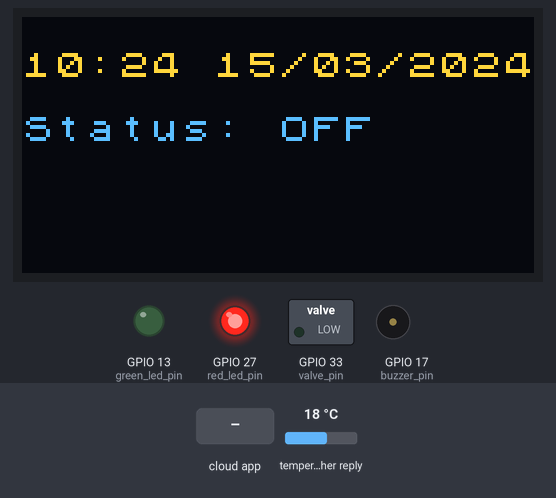
A sketch run on a simulated ESP32. Shown: 128×64 one-colour display, switched loads named in the sketch (green lamp = pin HIGH), output pins drawn as LEDs (lit = HIGH), buzzer (waves = sounding). The inputs (shaded band) are chosen by the test bench; at power-on: temperature in the weather reply 18 °C. The OLED is the two-colour kind (top 16 rows yellow); WiFi joins after 1.5 s; servers stay silent unless stated; the local clock reads 2024-03-15 10:24:30 at power-on unless the sketch sets it; web services answer with replies made up by the test bench; what the sketch prints to the serial monitor is not drawn.

Above: at 10.8 s.
10.9 s: the phone or cloud app sets valve_button to 0
At 11.15 s:
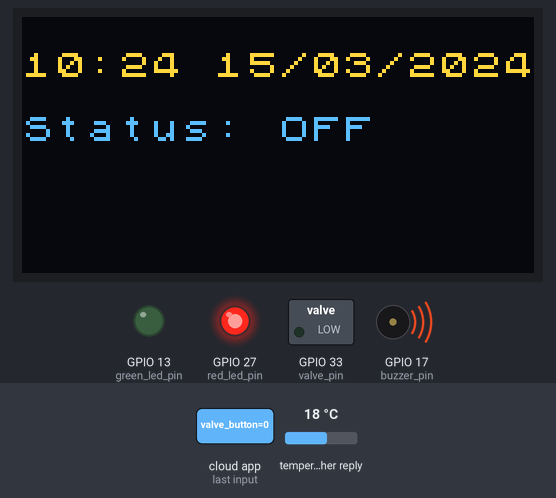
12.9 s: the phone or cloud app sets valve_button to 1
At 16.7 s:
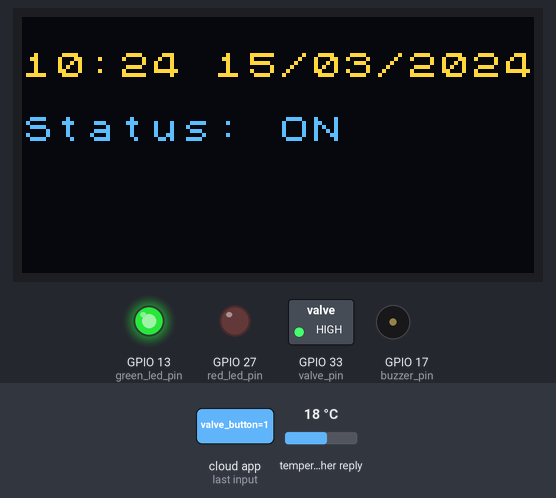
At 61.1 s:
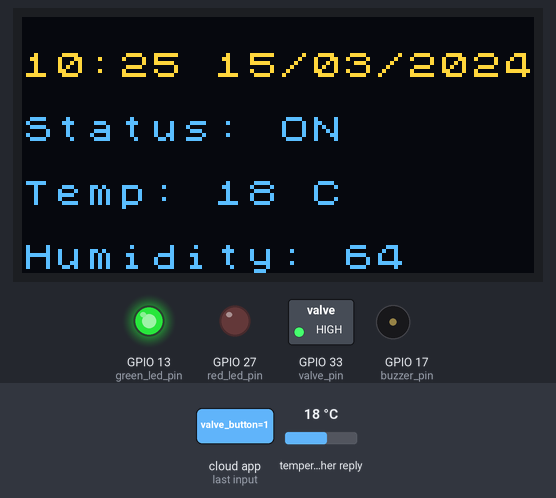
Timing chart, 0 to 61.7 s (numbered marks = the images above; inputs shaded):
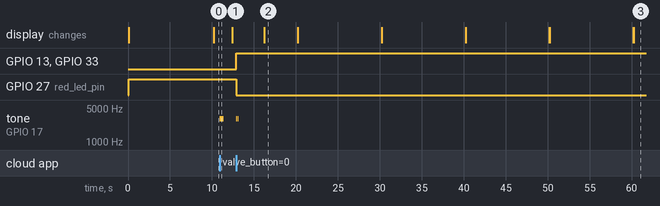

Measured:
- after the input at 10.9 s, tone on GPIO 17 (buzzer_pin): silent → 3000 Hz at once, → silent 0.50 s later
- after the input at 12.9 s, GPIO 13 (green_led_pin), GPIO 33 (valve_pin): LOW → HIGH at once; GPIO 27 (red_led_pin): HIGH → LOW at once; tone on GPIO 17 (buzzer_pin): alternates 3000 Hz for 0.10 s and silent for 0.10 s, 4 changes in all, then stays silent, starting at once; the display: first differs from a run without the input after 3.3 s (image 2)
- what the display in image 2 shows lasts 4.0 s, from 16.2 s to 20.2 s

The sketch:

watering_system_software.ino
```cpp
//Code written by: Mohamed Adam Jemal

//Disclaimer

/*
  This Arduino code for this smart watering system is an open source and free to use, modify and distribute.

  You are welcome to:
  - Use this code for personal or commercial projects.
  - Modify and adapt this code to suit your needs.
  - Share this code with others.

  If you distribute or share this code, please retain this disclaimer.

  Thank you for contributing to the open-source community!
*/

#include <U8g2lib.h>
#include <HTTPClient.h>
#include <ArduinoJson.h>
#include <ArduinoIoTCloud.h>
#include <Arduino_ConnectionHandler.h>

#define valve_pin 33
#define buzzer_pin 17
#define green_led_pin 13
#define red_led_pin 27

U8X8_SH1106_128X64_NONAME_HW_I2C u8x8(U8X8_PIN_NONE); //OLED Screen Initialization


const char SSID[] = ""; //Your Network SSID (name)
const char PASS[] = ""; //Your Network password
const char DEVICE_LOGIN_NAME[] = "";  //Your Device ID (Given by the Arduino IoT Cloud Platform)
const char DEVICE_KEY[] = ""; // Your Device Secret Key (Given by the Arduino IoT Cloud Platform)

WiFiConnectionHandler ArduinoIoTPreferredConnection(SSID, PASS);

unsigned long lastWeatherUpdate = 0;   // Variable to store the last weather update time
unsigned long lastTimeUpdate = 0;      // Variable to store the last Time update time
unsigned long valveStartTime = 0; // Variable to store the time when the valve was opened
bool valveOpend = false;           // Flag to indicate if the valve is currently open
const unsigned long valveMaxTime = 3600000; //The valve can be opened for a maximum of one hour, measured in milliseconds.
CloudTemperature temp_gauge;
CloudRelativeHumidity hum_gauge;
bool valve_button;


void setup()
{
  pinMode(valve_pin, OUTPUT);
  pinMode(buzzer_pin, OUTPUT);
  pinMode(green_led_pin, OUTPUT);
  pinMode(red_led_pin, OUTPUT);

  u8x8.begin();
  u8x8.setPowerSave(0);
  u8x8.clearDisplay();
  u8x8.setFont(u8x8_font_chroma48medium8_r);
  u8x8.drawString(0, 3, "Status: OFF");

  red_Led(); // Turn on red LED at startup

  // Initialize serial and wait for port to open:
  Serial.begin(9600);
  // This delay gives the chance to wait for a Serial Monitor without blocking if none is found
  delay(1500);

  // Defined in thingProperties.h
  initProperties();

  // Connect to Arduino IoT Cloud
  ArduinoCloud.begin(ArduinoIoTPreferredConnection);

  /*
     The following function allows you to obtain more information
     related to the state of network and IoT Cloud connection and errors
     the higher number the more granular information you’ll get.
     The default is 0 (only errors).
     Maximum is 4
 */
  setDebugMessageLevel(2);
  ArduinoCloud.printDebugInfo();

}

void loop()
{
  ArduinoCloud.update();

  unsigned long currentMillis = millis();

  if (valveOpend) {
    // Check if the valve has been open for more than 2 minutes
    if (millis() - valveStartTime >= valveMaxTime) {
      valve_end(); // Close the valve
      valveOpend = false; // Update the flag
      valve_button = false;
    }
  }

  if (currentMillis - lastTimeUpdate >= 10000)
  {
    // Update the last update time
    lastTimeUpdate = currentMillis;

    // Perform the time update
    updateTime();
  }

  // Check if it's time to update weather
  if (currentMillis - lastWeatherUpdate >= 60000)
  {
    // Update the last update time
    lastWeatherUpdate = currentMillis;

    // Perform the weather update
    updateWeather();
  }
}


void initProperties()
{
  ArduinoCloud.setBoardId(DEVICE_LOGIN_NAME);
  ArduinoCloud.setSecretDeviceKey(DEVICE_KEY);
  ArduinoCloud.addProperty(valve_button, READWRITE, ON_CHANGE, onValveButtonChange);
  ArduinoCloud.addProperty(hum_gauge, READ, ON_CHANGE, NULL);
  ArduinoCloud.addProperty(temp_gauge, READ, ON_CHANGE, NULL);
}


void green_Led()
{
  digitalWrite(red_led_pin, LOW);
  digitalWrite(green_led_pin, HIGH);
}

void red_Led()
{
  digitalWrite(green_led_pin, LOW);
  digitalWrite(red_led_pin, HIGH);
}

void start_buzzer()
{
  tone(buzzer_pin, 3000);
  delay(100);
  noTone(buzzer_pin);
  delay(100);
  tone(buzzer_pin, 3000);
  delay(100);
  noTone(buzzer_pin);
  delay(3000);
}

void end_buzzer()
{
  tone(buzzer_pin, 3000);
  delay(500);
  noTone(buzzer_pin);
  delay(1000);
}

void valve_start()
{
  digitalWrite(valve_pin, HIGH);
  green_Led();
  start_buzzer();
  u8x8.drawString(0, 3, "           ");
  u8x8.drawString(0, 3, "Status: ON");
}

void valve_end()
{
  digitalWrite(valve_pin, LOW);
  red_Led();
  end_buzzer();
  u8x8.drawString(0, 3, "           ");
  u8x8.drawString(0, 3, "Status: OFF");
}

void updateWeather()
{
   HTTPClient http;

    //Set HTTP Request Final URL with Location and API key information
    //http.begin(URL + ApiKey + "&q=" + city);
    http.begin("https://api.open-meteo.com/v1/forecast?latitude=35.1223&longitude=10.7422&current=temperature_2m,relative_humidity_2m");
    // start connection and send HTTP Request
    int httpCode = http.GET();

    // httpCode will be negative on error
    if (httpCode > 0) {

      //Read Data as a JSON string
      String JSON_Data = http.getString();
      //Serial.println(JSON_Data);

      //Retrieve some information about the weather from the JSON format
      DynamicJsonDocument doc(2048);
      deserializeJson(doc, JSON_Data);
      JsonObject obj = doc.as<JsonObject>();

      //Display the Current Weather Info
      const uint8_t temp = obj["current"]["temperature_2m"].as<uint8_t>();
      const uint8_t hum = obj["current"]["relative_humidity_2m"].as<uint8_t>();


      Serial.print(temp);
      Serial.println(" C");
      Serial.print(hum);
      Serial.println(" %");

      if (temp>0 && hum>0 ) { //Prevent the temperature and humidity values from going down to 0 when there is a connection problem and keep the last values.
        temp_gauge = temp;
        hum_gauge = hum;

        char tempDisplay[20];
        char humDisplay[20];

        sprintf(tempDisplay, "Temp: %u C", temp);
        sprintf(humDisplay, "Humidity: %u", hum);

        u8x8.drawString(0, 5, tempDisplay);
        u8x8.drawString(0, 7, humDisplay);
      }

    } else {
      Serial.println("Getting the weather data...");
    }

    http.end();
}

void updateTime() {
   HTTPClient http;

    //Set HTTP Request Final URL with Location and API key information
    http.begin("https://timeapi.io/api/Time/current/zone?timeZone=Africa/Tunis");
    // start connection and send HTTP Request
    int httpCode = http.GET();

    // httpCode will be negative on error
    if (httpCode > 0) {
      //Read Data as a JSON string
      String JSON_Data = http.getString();

      //Retrieve some information about the time from the JSON format
      DynamicJsonDocument doc(2048);
      deserializeJson(doc, JSON_Data);
      JsonObject obj = doc.as<JsonObject>();

      //Display the Current Time Info
      const char* time = obj["time"].as<const char*>();

      // Extract day, month, and year
      const uint8_t day = obj["day"].as<uint8_t>();
      const uint8_t month = obj["month"].as<uint8_t>();
      const uint16_t year = obj["year"].as<uint16_t>();

      // Convert day, month, and year to strings
      char dateDisplay[20];
      sprintf(dateDisplay, "%02d/%02d/%d", day, month, year);

      Serial.println(time);
      u8x8.clearLine(1); // Clear the line before printing
      u8x8.drawString(0, 1, time);
      Serial.println(dateDisplay);
      u8x8.drawString(6, 1, dateDisplay);

    } else {
      Serial.println("Error getting the time data...");
    }

    http.end();
}

void onValveButtonChange() // Since SmartValve is READ_WRITE variable, onSmartValveChange() is executed every time a new value is received from IoT Cloud.
{
  if (valve_button)
  {
    valve_start();
    valveStartTime = millis(); // Record the time when the valve was opened
    valveOpend = true;          // Set the flag to indicate the valve is open
  }
  else
  {
    valve_end();
    valveOpend = false;         // Reset the flag when the valve is closed
  }
}
```
